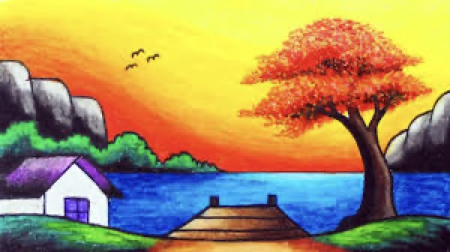
#> input picture LAB/EXP3/nature.png, 450 x 252 px
$ python image_processing.py
#> lines starting #> are read from the running program, lines starting #| are printed output that depends on the picture
import cv2

# Read the image
image = cv2.imread("nature.png")    # Replace with your image name
#> image is the input picture: shape (252, 450, 3); mean B, G, R 95.8, 142.2, 165.2

# Check if the image is loaded
if image is None:
    print("Error: Image not found!")
    exit()

# Convert the image to grayscale
gray = cv2.cvtColor(image, cv2.COLOR_BGR2GRAY)
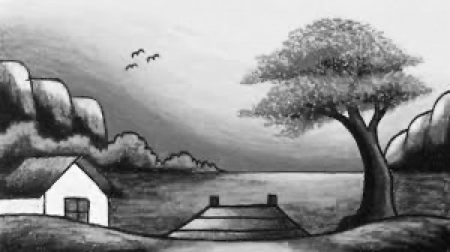
#> gray: shape (252, 450); min 5, max 254, mean 143.8

# Apply Gaussian Blur to reduce noise
blur = cv2.GaussianBlur(gray, (5, 5), 0)

# Detect edges using the Canny function
edges = cv2.Canny(blur, 100, 200)
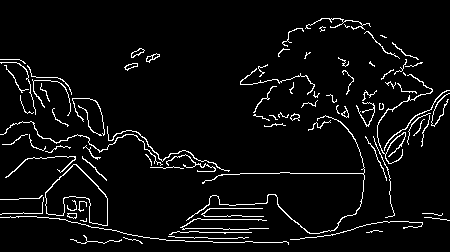
#> edges: shape (252, 450); 5% white in thin lines or dots

# Display the images
cv2.imshow("Original Image", image)
cv2.imshow("Grayscale Image", gray)
cv2.imshow("Canny Edge Detection", edges)

# Save the edge-detected image
cv2.imwrite("canny_output.png", edges)

# Wait until a key is pressed
cv2.waitKey(0)

# Close all windows
cv2.destroyAllWindows()
